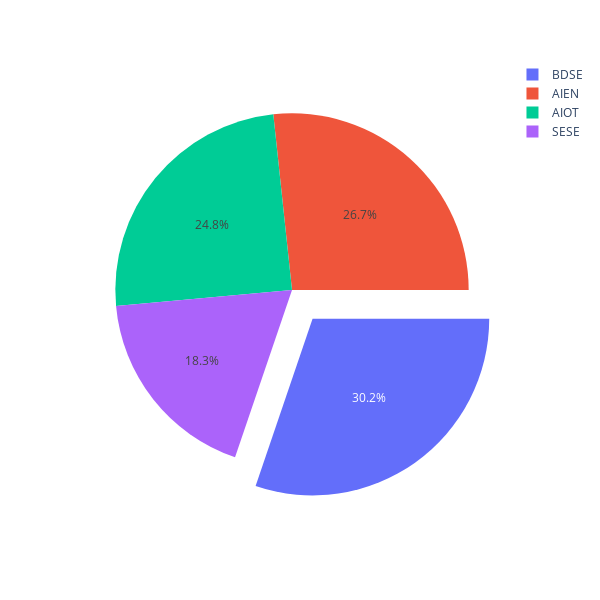

Notebook code for this chart:
### Code cell
# Create pie chart
fig = cdf['amt'].plot.pie(width=600, height=600)
    
fig.update_traces(
    # with the class name labels 
    labels=cdf['class_name'].to_list(),
    # rotate pie to specific degree
    rotation=90,
    # with one slide pulled out
    pull=[0, 0.2, 0, 0],
    # with the percent listed as a fraction
    #texttemplate='%{percent:.1%f}'
    )

### Figure 1 — Plotly figure (JSON) as saved in the notebook; plotly's stock layout.template omitted (floating-point values rounded to 4 significant figures)
{"data": [{"domain": {"x": [0, 1], "y": [0, 1]}, "hovertemplate": "index=%{label}<br>amt=%{value}<extra></extra>", "labels": ["AIEN", "BDSE", "AIOT", "SESE"], "legendgroup": "", "name": "", "pull": [0, 0.2, 0, 0], "rotation": 90, "showlegend": true, "type": "pie", "values": [83, 94, 77, 57]}], "layout": {"height": 600, "legend": {"tracegroupgap": 0}, "margin": {"t": 60}, "width": 600}}
